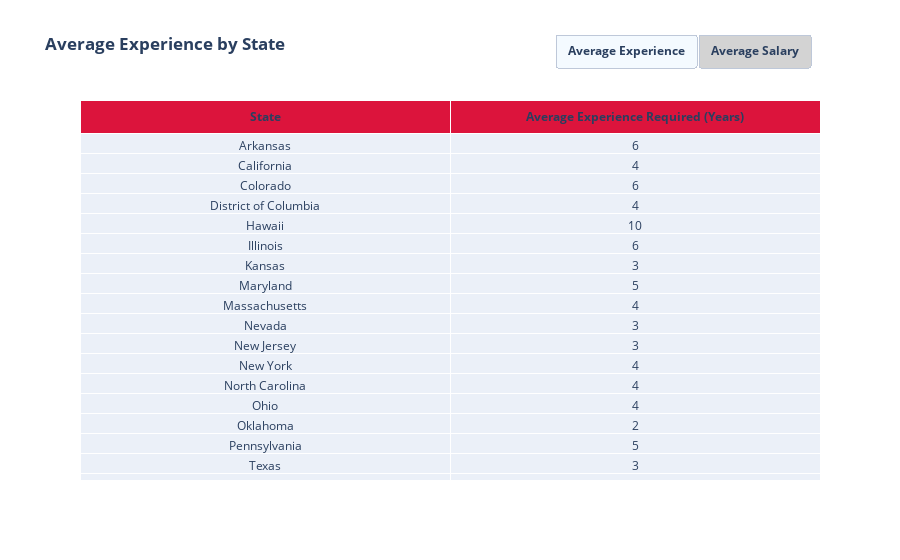

The cell this chart's notebook holds for it:
### Code cell
# create the traces
trace1 = go.Table(
    header=dict(values=['<b>State', '<b>Average Experience Required (Years)'], fill_color='crimson'),
    cells=dict(values=[experience_by_state['state'], experience_by_state['experience']]),
    visible=True,
    
)

trace2 = go.Table(
    header=dict(values=['<b>State', '<b>Average Annual Salary (USD)'], fill_color='crimson', font=dict(family='Arial', size=13)),
    cells=dict(values=[salary_by_state['state'], salary_by_state['salary']]),
    visible=False,
)


# Create the text annotation
text_annotation = go.layout.Annotation(
    text='<b>Hello',
    font=dict(family='Arial', size=12),
    showarrow=False,
    xref='paper',
    yref='paper',
    x=1,
    y=1,
    xanchor='left',
    yanchor='bottom'
)

# create the updatemenus list and buttons for switching between tables
updatemenus = [
    dict(
        type='buttons',
        buttons=list([
            dict(label='<b>Average Experience',
                 method='update',
                 args=[{'visible': [True, False]},
                       {'title': '<b>Average Experience by State'}]),
            dict(label='<b>Average Salary',
                 method='update',
                 args=[{'visible': [False, True]},
                       {'title': '<b>Average Salary by State'}])
        ]),
        x=1,
        y=1.2,
        direction='left',
        pad=dict(r=10, t=10),
        showactive=True,
        bgcolor='#d3d3d3',
    )
]

# set the layout for the plot
layout = dict(title='<b>Average Experience by State',
              updatemenus=updatemenus)

# create the figure and add the traces
fig = go.Figure(data=[trace1, trace2], layout=layout)

# display the plot
fig.show()


pio.write_html(fig, file="../../website/plots/table.html")

### Figure 1 — Plotly figure (JSON) as saved in the notebook; plotly's stock layout.template omitted (floating-point values rounded to 4 significant figures)
{"data": [{"cells": {"values": [["Arkansas", "California", "Colorado", "District of Columbia", "Hawaii", "Illinois", "Kansas", "Maryland", "Massachusetts", "Nevada", "New Jersey", "New York", "North Carolina", "Ohio", "Oklahoma", "Pennsylvania", "Texas", "Utah", "Virginia", "Washington", "West Virginia", "Wisconsin"], [6, 4, 6, 4, 10, 6, 3, 5, 4, 3, 3, 4, 4, 4, 2, 5, 3, 7, 7, 5, 5, 7]]}, "header": {"fill": {"color": "crimson"}, "values": ["<b>State", "<b>Average Experience Required (Years)"]}, "type": "table", "visible": true}, {"cells": {"values": [["Arkansas", "California", "Colorado", "District of Columbia", "Hawaii", "Illinois", "Kansas", "Maryland", "Massachusetts", "Nevada", "New Jersey", "New York", "North Carolina", "Ohio", "Oklahoma", "Pennsylvania", "Texas", "Utah", "Virginia", "Washington", "West Virginia", "Wisconsin"], ["$152,000", "$182,000", "$113,000", "$137,000", "$282,000", "$120,000", "$100,000", "$129,000", "$112,000", "$118,000", "$165,000", "$171,000", "$155,000", "$50,000", "$112,000", "$156,000", "$131,000", "$176,000", "$163,000", "$214,000", "$150,000", "$141,000"]]}, "header": {"fill": {"color": "crimson"}, "font": {"family": "Arial", "size": 13}, "values": ["<b>State", "<b>Average Annual Salary (USD)"]}, "type": "table", "visible": false}], "layout": {"title": {"text": "<b>Average Experience by State"}, "updatemenus": [{"bgcolor": "#d3d3d3", "buttons": [{"args": [{"visible": [true, false]}, {"title": "<b>Average Experience by State"}], "label": "<b>Average Experience", "method": "update"}, {"args": [{"visible": [false, true]}, {"title": "<b>Average Salary by State"}], "label": "<b>Average Salary", "method": "update"}], "direction": "left", "pad": {"r": 10, "t": 10}, "showactive": true, "type": "buttons", "x": 1, "y": 1.2}]}}
